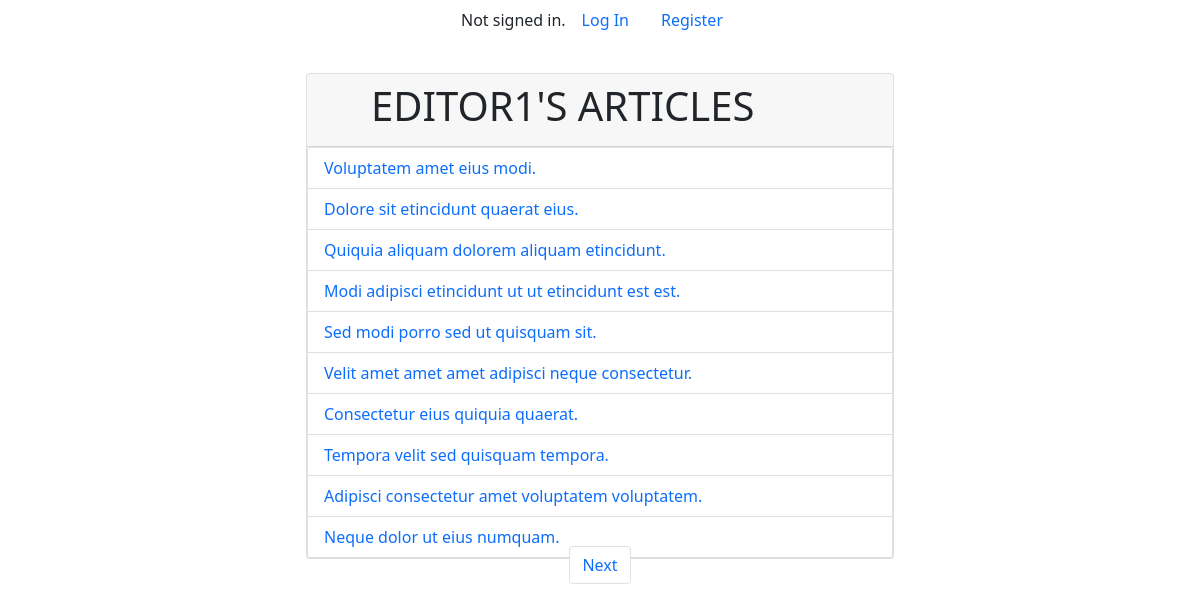
The app's page /user/1/articles/html/, older data.
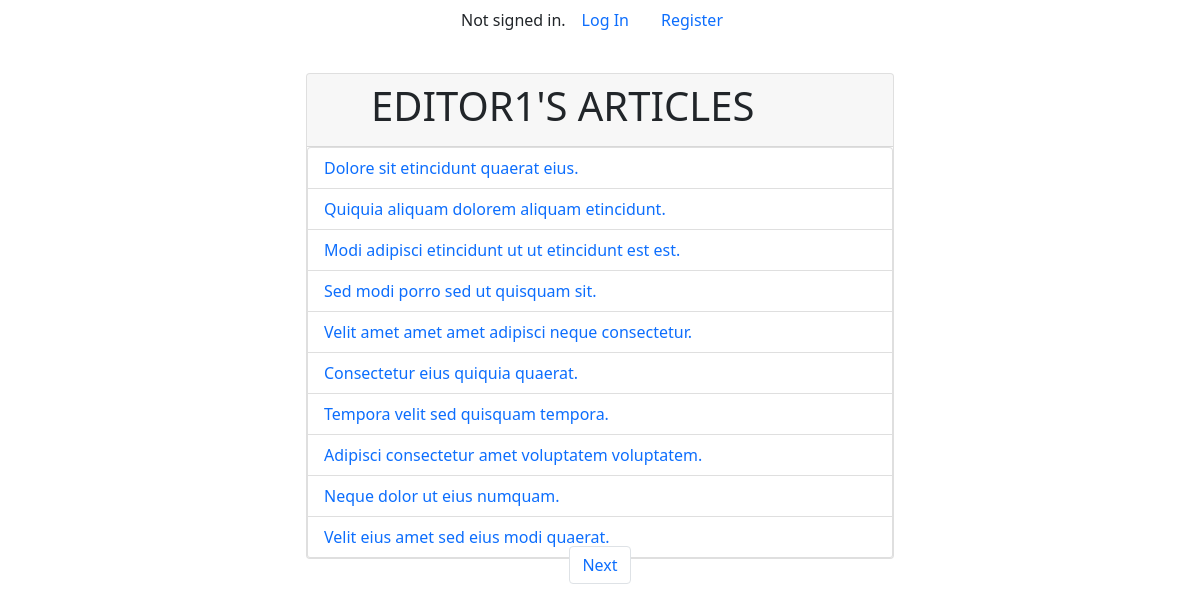
The same page, newer data.
### news/models.py (models this page shows)
class Article(models.Model):
    title = models.CharField(max_length=200)
    content = models.TextField()
    author = models.ForeignKey(User, on_delete=models.CASCADE)
    image_url = models.URLField(max_length=200, blank=True)
    created_at = models.DateTimeField(auto_now_add=True)
    updated_at = models.DateTimeField(auto_now=True)

### news/views.py (the view)
# urls.py: path('user/<int:user_id>/articles/<str:type>/', views.user_articles, name='user_articles'),
def user_articles(request, user_id, type):
    author = get_object_or_404(User, id=user_id)
    if type == 'json':
        articles = Article.objects.filter(author_id=user_id).values('id', 'title', 'created_at')
        return JsonResponse(list(articles), safe=False)
    elif type == 'html':
        articles = Article.objects.filter(author_id=user_id).order_by('-updated_at')
        paginator = Paginator(articles, 10)
        page_number = request.GET.get('page')
        page_obj = paginator.get_page(page_number)
        return render(request, 'news/user_articles.html', {'page_obj': page_obj, 'author': author})
    else:
        return JsonResponse({'error': 'Invalid type parameter'}, status=400)

### news/templates/news/user_articles.html (shortened to what this page needs)
{% extends "news/layout.html" %}
{% load static %}
{% block body %}
    <div class="card width">
        <div class="card-header">
          <div class="row">
            <div class="col-12">
              <h1 class="text-uppercase ms-5">
               {{ author.username }}'s Articles
              </h1>
            </div>
          </div>
        </div>
        <div class="list-group">
          {% for article in page_obj %}
          <div
          class="list-group-item list-group-item-action d-flex flex-row justify-content-between"
          aria-current="true">
            <a href="{% url 'news:article_detail' article.id %}"
            class="text-decoration-none col-10"
            aria-current="true">
              {{ article.title }}
            </a>
          </div>
          {% endfor %}
        </div>
    </div>
    <nav aria-label="Page navigation example" class="position-absolute down_pagination">
      <ul class="pagination">
          {% if page_obj.has_next %}
              <li class="page-item">
                  <a class="text-decoration-none page-link" href="?page={{ page_obj.next_page_number }}">Next</a>
              </li>
          {% endif %}
      </ul>
  </nav>
{% endblock %}

Row changes from the older to the newer data that the page shows:
removed Article: title "Voluptatem amet eius modi."
now on this page (row unchanged): Article: title "Velit eius amet sed eius modi quaerat."
